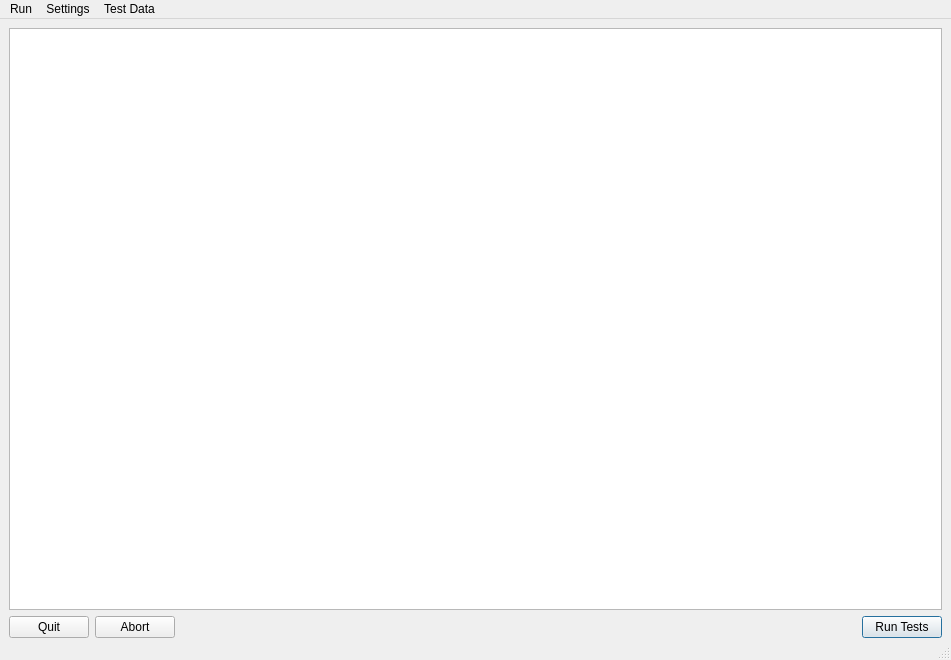
<?xml version="1.0" encoding="UTF-8"?>
<ui version="4.0">
 <class>qtTestGUI</class>
 <widget class="QMainWindow" name="qtTestGUI">
  <property name="geometry">
   <rect>
    <x>0</x>
    <y>0</y>
    <width>951</width>
    <height>660</height>
   </rect>
  </property>
  <property name="windowTitle">
   <string>nsTestFramework</string>
  </property>
  <property name="windowIcon">
   <iconset resource="resources.qrc">
    <normaloff>:/Icons/Icons/pie.png</normaloff>:/Icons/Icons/pie.png</iconset>
  </property>
  <property name="styleSheet">
   <string notr="true"/>
  </property>
  <property name="iconSize">
   <size>
    <width>32</width>
    <height>32</height>
   </size>
  </property>
  <widget class="QWidget" name="centralwidget">
   <layout class="QVBoxLayout" name="verticalLayout">
    <property name="bottomMargin">
     <number>0</number>
    </property>
    <item>
     <widget class="QTreeView" name="testTreeView">
      <property name="uniformRowHeights">
       <bool>true</bool>
      </property>
      <attribute name="headerStretchLastSection">
       <bool>true</bool>
      </attribute>
     </widget>
    </item>
    <item>
     <layout class="QHBoxLayout" name="horizontalLayout">
      <item>
       <widget class="QPushButton" name="pushButtonQuit">
        <property name="text">
         <string>Quit</string>
        </property>
       </widget>
      </item>
      <item>
       <widget class="QPushButton" name="pushButtonAbort">
        <property name="text">
         <string>Abort</string>
        </property>
       </widget>
      </item>
      <item>
       <spacer name="horizontalSpacer">
        <property name="orientation">
         <enum>Qt::Horizontal</enum>
        </property>
        <property name="sizeHint" stdset="0">
         <size>
          <width>40</width>
          <height>20</height>
         </size>
        </property>
       </spacer>
      </item>
      <item>
       <widget class="QPushButton" name="pushButtonRunTests">
        <property name="text">
         <string>Run Tests</string>
        </property>
        <property name="autoDefault">
         <bool>true</bool>
        </property>
        <property name="default">
         <bool>true</bool>
        </property>
       </widget>
      </item>
     </layout>
    </item>
   </layout>
  </widget>
  <widget class="QStatusBar" name="testStatusBar"/>
  <widget class="QMenuBar" name="menuBar">
   <property name="geometry">
    <rect>
     <x>0</x>
     <y>0</y>
     <width>951</width>
     <height>21</height>
    </rect>
   </property>
   <widget class="QMenu" name="menuRun">
    <property name="title">
     <string>Run</string>
    </property>
    <addaction name="actionRunTests"/>
    <addaction name="separator"/>
    <addaction name="actionAbort"/>
    <addaction name="actionQuit"/>
   </widget>
   <widget class="QMenu" name="menuSettings">
    <property name="title">
     <string>Settings</string>
    </property>
    <addaction name="actionAssertOnTestFail"/>
    <addaction name="actionOpenHTMLOutput"/>
    <addaction name="actionKeepConsoleOpen"/>
    <addaction name="actionShowMessageBox"/>
    <addaction name="actionDisableSuccessfulTests"/>
    <addaction name="separator"/>
    <addaction name="actionSaveTestSettingsAs"/>
    <addaction name="actionSaveTestOrderAs"/>
   </widget>
   <widget class="QMenu" name="menuTest_Data">
    <property name="title">
     <string>Test Data</string>
    </property>
    <addaction name="actionOpenTestDataFolder"/>
    <addaction name="actionOpenOutputFolder"/>
    <addaction name="actionOpenHTMLFile"/>
    <addaction name="actionUpdateReferenceImages"/>
   </widget>
   <addaction name="menuRun"/>
   <addaction name="menuSettings"/>
   <addaction name="menuTest_Data"/>
  </widget>
  <action name="actionAssertOnTestFail">
   <property name="checkable">
    <bool>true</bool>
   </property>
   <property name="text">
    <string>Assert on Test Fail</string>
   </property>
  </action>
  <action name="actionOpenHTMLOutput">
   <property name="checkable">
    <bool>true</bool>
   </property>
   <property name="text">
    <string>Open HTML on Error</string>
   </property>
  </action>
  <action name="actionKeepConsoleOpen">
   <property name="checkable">
    <bool>true</bool>
   </property>
   <property name="text">
    <string>Keep Console Open</string>
   </property>
  </action>
  <action name="actionRunTests">
   <property name="text">
    <string>Run Tests</string>
   </property>
   <property name="toolTip">
    <string>Run Tests</string>
   </property>
   <property name="shortcut">
    <string>Alt+R</string>
   </property>
  </action>
  <action name="actionAbort">
   <property name="text">
    <string>Abort</string>
   </property>
   <property name="shortcut">
    <string>Alt+A</string>
   </property>
  </action>
  <action name="actionQuit">
   <property name="text">
    <string>Quit</string>
   </property>
   <property name="shortcut">
    <string>Alt+Q</string>
   </property>
  </action>
  <action name="actionEnableOnlyThis">
   <property name="text">
    <string>Enable Only This</string>
   </property>
   <property name="toolTip">
    <string>Disables all tests and enables only this test.</string>
   </property>
  </action>
  <action name="actionEnableAll">
   <property name="text">
    <string>Enable All</string>
   </property>
   <property name="toolTip">
    <string>Enables all tests.</string>
   </property>
  </action>
  <action name="actionDisableAll">
   <property name="text">
    <string>Disable All</string>
   </property>
   <property name="toolTip">
    <string>Disables all tests.</string>
   </property>
  </action>
  <action name="actionExpandAll">
   <property name="text">
    <string>Expand All</string>
   </property>
   <property name="toolTip">
    <string>Expands all test nodes.</string>
   </property>
  </action>
  <action name="actionCollapseAll">
   <property name="text">
    <string>Collapse All</string>
   </property>
   <property name="toolTip">
    <string>Collapses all test nodes.</string>
   </property>
  </action>
  <action name="actionEnableAllChildren">
   <property name="text">
    <string>Enable All Children</string>
   </property>
   <property name="toolTip">
    <string>Enables all children of the selected test.</string>
   </property>
  </action>
  <action name="actionShowMessageBox">
   <property name="checkable">
    <bool>true</bool>
   </property>
   <property name="text">
    <string>Show MessageBoxes</string>
   </property>
  </action>
  <action name="actionSaveTestSettingsAs">
   <property name="text">
    <string>Save Test Settings As...</string>
   </property>
   <property name="toolTip">
    <string>Save Test Settings As</string>
   </property>
   <property name="shortcut">
    <string>Ctrl+S</string>
   </property>
  </action>
  <action name="actionEnableOnlyFailed">
   <property name="text">
    <string>Enable Only Failed</string>
   </property>
  </action>
  <action name="actionOpenTestDataFolder">
   <property name="text">
    <string>Open Test Data Folder</string>
   </property>
   <property name="shortcut">
    <string>Ctrl+D</string>
   </property>
  </action>
  <action name="actionOpenOutputFolder">
   <property name="text">
    <string>Open Output Folder</string>
   </property>
   <property name="shortcut">
    <string>Ctrl+O</string>
   </property>
  </action>
  <action name="actionDisableSuccessfulTests">
   <property name="checkable">
    <bool>true</bool>
   </property>
   <property name="text">
    <string>Disable Successful Tests</string>
   </property>
   <property name="toolTip">
    <string>This will automatically disable successfully executed tests and save the current state, while running tests.</string>
   </property>
   <property name="shortcut">
    <string>Ctrl+T</string>
   </property>
  </action>
  <action name="actionOpenHTMLFile">
   <property name="text">
    <string>Open HTML Output</string>
   </property>
   <property name="shortcut">
    <string>Ctrl+H</string>
   </property>
  </action>
  <action name="actionSaveTestOrderAs">
   <property name="text">
    <string>Save Test Order As...</string>
   </property>
  </action>
  <action name="actionUpdateReferenceImages">
   <property name="text">
    <string>Update Reference Images</string>
   </property>
   <property name="shortcut">
    <string>Ctrl+U</string>
   </property>
  </action>
 </widget>
 <resources>
  <include location="resources.qrc"/>
 </resources>
 <connections>
  <connection>
   <sender>pushButtonAbort</sender>
   <signal>clicked()</signal>
   <receiver>actionAbort</receiver>
   <slot>trigger()</slot>
   <hints>
    <hint type="sourcelabel">
     <x>128</x>
     <y>665</y>
    </hint>
    <hint type="destinationlabel">
     <x>-1</x>
     <y>-1</y>
    </hint>
   </hints>
  </connection>
  <connection>
   <sender>pushButtonQuit</sender>
   <signal>clicked()</signal>
   <receiver>actionQuit</receiver>
   <slot>trigger()</slot>
   <hints>
    <hint type="sourcelabel">
     <x>47</x>
     <y>665</y>
    </hint>
    <hint type="destinationlabel">
     <x>-1</x>
     <y>-1</y>
    </hint>
   </hints>
  </connection>
  <connection>
   <sender>pushButtonRunTests</sender>
   <signal>clicked()</signal>
   <receiver>actionRunTests</receiver>
   <slot>trigger()</slot>
   <hints>
    <hint type="sourcelabel">
     <x>267</x>
     <y>665</y>
    </hint>
    <hint type="destinationlabel">
     <x>-1</x>
     <y>-1</y>
    </hint>
   </hints>
  </connection>
 </connections>
</ui>
